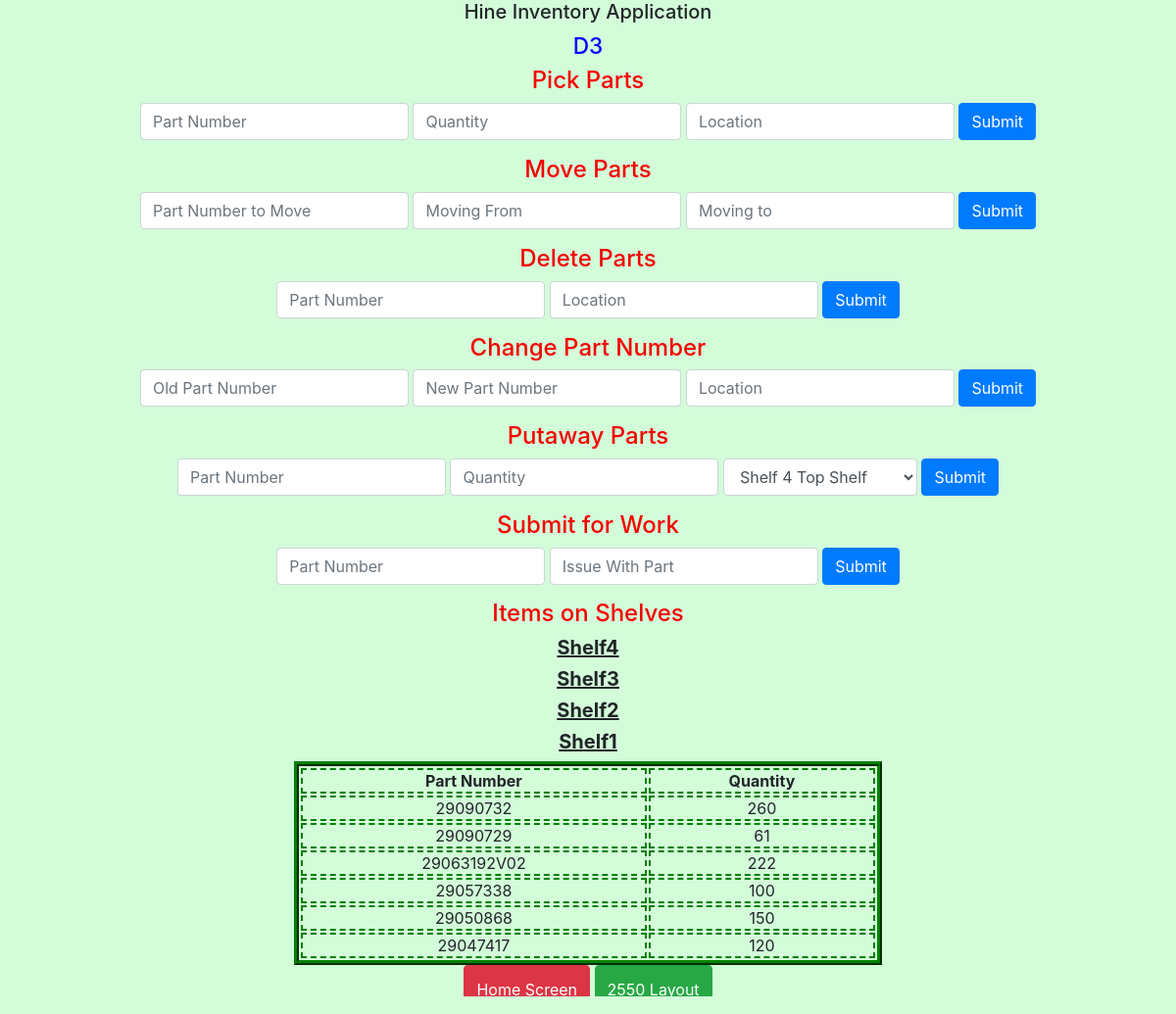
The page /Sections/D/D3.php on the database its author committed.
### tables this page shows
CREATE TABLE `parts` (
  `id` int(11) NOT NULL AUTO_INCREMENT,
  `partNumber` varchar(25) DEFAULT NULL,
  `location` varchar(25) DEFAULT NULL,
  `qty` int(11) DEFAULT NULL,
  `todowork` tinyint(1) DEFAULT '0',
  `problemDesc` varchar(60) DEFAULT NULL,
  PRIMARY KEY (`id`)
);

### NewFile.php (called while the page is built, shortened)
<?php
class NewFile
{
    public static function establishConnection()
    {
        $hostname = "localhost";
        $dbusername = $_SESSION['Username'];
        $dbpass = $_SESSION['Password'];
        $dbname = "hine";
        $connect = mysqli_connect($hostname, $dbusername, $dbpass, $dbname);
        return $connect;
    }
}
?>

### Sections/D/D3.php (the view, shortened to what this page needs)
<html>
<body class="bodyBackground">
<head>
<link rel="stylesheet" type="text/css" href="../../css/bootstrap.css">
</head>
<h1 class="centering" style="font-size: 15pt; height: 25px">Hine
	Inventory Application</h1>
<h2 style='color: blue; font-size: 17pt;'>D3</h2>
<div class='centering'>
	<h4>Pick Parts</h4>
	<div class="row">
		<form class="form-inline nowrap justify-content-center" method='post'>
			<input class="form-control" type='text' name='PartNumPick'
				placeholder='Part Number'>&nbsp; <input class="form-control"
				type='number' name='QuantityPick' placeholder='Quantity'>&nbsp; <input
				class="form-control" type='text' name='LocationPick'
				placeholder='Location'>&nbsp; <input class="btn btn-primary"
				value="Submit" type='submit' name='SubmitPicks'>
		</form>
	</div>
	<h4>Move Parts</h4>
	<div class="row">
		<form class="form-inline nowrap justify-content-center" method='post'>
			<input class="form-control" type='text' name='PartNumFromMove'
				placeholder='Part Number to Move'>&nbsp; <input class="form-control"
				type='text' name='LocationFromMove' placeholder='Moving From'>&nbsp;
			<input class="form-control" type='text' name='LocationToMove'
				placeholder='Moving to'>&nbsp; <input class="btn btn-primary"
				value="Submit" type='submit' name='SubmitMove'>
		</form>
	</div>
	<h4>Delete Parts</h4>
	<div class="row">
		<form class="form-inline nowrap justify-content-center" method='post'>
			<input class="form-control" type='text' name='PartNumDelete'
				placeholder='Part Number'>&nbsp; <input class="form-control"
				type='text' name='LocationDelete' placeholder='Location'>&nbsp; <input
				class="btn btn-primary" value="Submit" type='submit'
				name='SubmitDelete'>
		</form>
	</div>
	<h4>Change Part Number</h4>
	<div class="row">
		<form class="form-inline nowrap justify-content-center" method='post'>
			<input class="form-control" type='text' name='PartNumToChange'
				placeholder='Old Part Number'>&nbsp; <input class="form-control"
				type='text' name='NewPartNum' placeholder='New Part Number'>&nbsp; <input
				class="form-control" type='text' name='PartLocation'
				placeholder='Location'>&nbsp; <input class="btn btn-primary"
				value="Submit" type='submit' name='SubmitChange'>
		</form>
	</div>
	<h4>Putaway Parts</h4>
	<div class="row">
		<form class="form-inline nowrap justify-content-center" method="post">
			<input class="form-control" type='text' name='partNum'
				placeholder='Part Number'>&nbsp; <input class="form-control"
				type='text' name='quantity' placeholder='Quantity'> &nbsp;<select
				class="form-control" name="shelfNum">
				<option style="width: 100px;" value='Shelf4'>Shelf 4 Top Shelf</option>
			</select> &nbsp; <input class="btn btn-primary" value="Submit"
				type='submit' name='submitPut' placeholder='submit'>
		</form>
</div>
<div style="height: 15px; text-align: center;">
	<h4>Submit for Work</h4>
	<div class="row">
		<form class="form-inline nowrap justify-content-center" method="post">
			<input class="form-control" type='text' name='PartNumToWork' placeholder='Part Number'>&nbsp;
			<input class="form-control" type="text" name="problem" placeholder="Issue With Part">&nbsp;
			<input class="btn btn-primary" value="Submit" type='submit' name='SubmitWork' placeholder='submit'>
		</form>
	</div>
</div>
</div>
<div style="height: 75px;"></div>
<div>
	<h4>Items on Shelves</h4>
	<?php
echo "<center>";
function printTable($shelf, $j)
{
    $query = "SELECT id, partNumber, SUM(qty) AS qty FROM parts WHERE location=CONCAT('D3Shelf', '$j') GROUP BY partNumber ORDER BY partNumber DESC";
    $result = mysqli_query(NewFile::establishConnection(), $query);
    if ($shelf == "Shelf" . $j) {
        if (mysqli_num_rows($result) > 0) {
            echo "<table class='tableForShelves'>";
            echo "<tbody>";
            echo "<tr>";
            echo "<th>Part Number</th>";
            echo "<th>Quantity</th>";
            echo "</tr>";
            while ($row = mysqli_fetch_array($result)) {
                echo "<tr>";
                echo "<td id=$row[partNumber]>" . $row['partNumber'] . "</td>" . "<td>" . $row['qty'] . "</td>";
                echo "</tr>";
            }
            echo "</tbody>";
            echo "</table>";
        }
    }
}
for ($i = 4; $i > 0; $i --) {
    $shelfNumberPrint = "Shelf" . $i;
    echo "<h5 style='text-decoration: underline; font-weight: bold;'>$shelfNumberPrint</h5>";
    printTable($shelfNumberPrint, $i);
}
echo "</center>";
?>
</div>
<div class="centering">
	<button class="btn btn-danger" style="height: 50px;"
		onclick="window.location.href = '../../Home.php';">Home Screen</button>
	<button class="btn btn-success" style="height: 50px;"
		onclick="window.location.href = '../../2550.php';">2550 Layout</button>
</div>
</body>
</html>

### rows shown on the page
parts: partNumber "29090732", qty "260"
parts: partNumber "29090729", qty "61"
parts: partNumber "29063192V02", qty "222"
parts: partNumber "29057338", qty "100"
parts: partNumber "29050868", qty "150"
parts: partNumber "29047417", qty "120"

### other values the page prints
$shelfNumberPrint "Shelf4"
$shelfNumberPrint "Shelf3"
$shelfNumberPrint "Shelf2"
$shelfNumberPrint "Shelf1"
